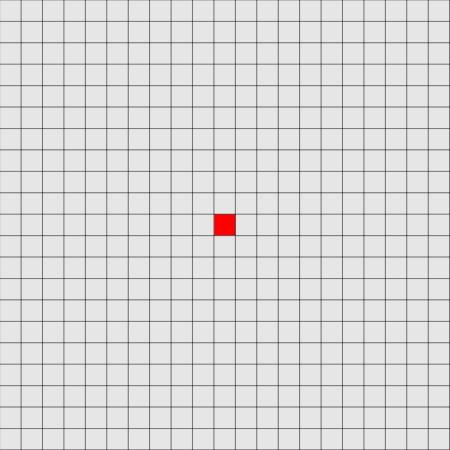
Frame 1 (no input)
Frame 60 (no input): identical to frame 1, image omitted
Frame 120 (the mouse pressed at the canvas centre since frame 60): identical to frame 1, image omitted

The p5.js sketch that drew this single still picture (run headless with seeded random() and noise() and a simulated clock; from frame 60 on, the mouse is pressed at the canvas centre):

// p5.js sketch
// ── sketch.js
var nodes = [];
var N = 101;
var pix_size = 450;
var node_size = 100;
var x_min = 40;
var x_max = 60;
var y_min = 40;
var y_max = 60;
var xc = (x_min+x_max)/2;
var yc = (y_min+y_max)/2;
var emax = (x_max-x_min>y_max-y_min)?x_max-x_min:y_max-y_min;
var sc = pix_size/((emax+1)*node_size);
var button_validate;
var availableFirefightersTextArea;
var scoreTextArea;
var availableFirefighters;

function setup() {
	createCanvas(pix_size,pix_size);
	for(var i=1; i<=N; i++) {
		var y = i*node_size-node_size/2;
		for(var j=1; j<=N; j++) {
			var x = j*node_size-node_size/2;
			var index = (i-1)*N+j-1;
			append(nodes, new Noeud(x,y,node_size,node_size));
			if(i>1) {
				var index2 = (i-2)*N+j-1;
				nodes[index2].add_neighbor(nodes[index]);
				nodes[index].add_neighbor(nodes[index2]);
			}
			if(j>1) {
				var index2 = (i-1)*N+j-2;
				nodes[index2].add_neighbor(nodes[index]);
				nodes[index].add_neighbor(nodes[index2]);
			}
		}
	}
	availableFirefighters = 2;
	button_validate = createButton("Valider");
	button_validate.mousePressed(newTurn);
	button_validate.position(pix_size/2,pix_size+20);
	availableFirefightersTextArea=createElement('h3',"");
	scoreTextArea=createElement('h3',"");
	setAvailableFirefightersText();
	//nodes[int(N*N/2+N/2)].burn();
	// nodes[int(nodes.length/2)].burn();
	nodes[int(nodes.length/2)].burn();
}

function draw() {
	background(255);
	
	scale(sc);
	translate(-(xc-emax/2)*node_size,-(yc-emax/2)*node_size);
	
	for(var i=0; i<nodes.length; i++) {
		var x = i%N;
		var y = Math.floor(i/N);
		nodes[i].draw();
	}
}

function mousePressed() {
	if(mouseX < 0 || mouseX >= width || mouseY < 0 || mouseY >= height) {
		return;
	}
	var i = map(mouseY,0,height,yc-(emax+1)/2,yc+(emax+1)/2);
	var j = map(mouseX,0,width,xc-(emax+1)/2,xc+(emax+1)/2);
	console.log(i,j);
	console.log(emax);
	i = Math.round(i);
	j = Math.round(j);
	var index = i*N+j;
	
	if(i>=0 && i<N && j>=0 && j<N) {
		state = nodes[index].state;
		if(state == "empty" && availableFirefighters > 0) {
			nodes[index].state = "deploying";
			availableFirefighters--;
		}
		if(state == "deploying") {
			nodes[index].state = "empty";
			availableFirefighters ++;
		}
		setAvailableFirefightersText();
	}
}

function mouseWheel(event) {
	if(event.delta < 0) {
		x_min += 0.5;
		x_max -= 0.5;
		y_min += 0.5;
		y_max -= 0.5;
		console.log("Ok !");
	} else if(event.delta > 0) {
		x_min -= 0.5;
		x_max += 0.5;
		y_min -= 0.5;
		y_max += 0.5;
	}
	updateCoords();
}

function setAvailableFirefightersText() {
	var plural = "";
	if(availableFirefighters >1) {
		plural = "s";
	}
	var s=availableFirefighters+" pompier"+plural;
	s += " disponible"+plural;
	availableFirefightersTextArea.elt.innerHTML = s;
}

function setScoreText(n) {
	var plural = "";
	if(n >1) {
		plural = "s";
	}
	var s="Score : "+n+" case"+plural;
	s += " brûlée"+plural;
	scoreTextArea.elt.innerHTML = s;
}

function newTurn() {
	var newBurned = propagate();
	if(newBurned == 0) {
		var totalBurned=0;
		for(var i=0; i<nodes.length; i++) {
			if(nodes[i].state == "burned") {
				totalBurned++;
			}
		}
		setScoreText(totalBurned)
	}
}

function keyPressed() {
	switch(keyCode) {
		case ENTER:
		case 32:
			newTurn();
			break;
		case UP_ARROW:
			y_min -= 1;
			y_max -= 1;
			break;
		case LEFT_ARROW:
			x_min -= 1;
			x_max -= 1;
			break;
		case DOWN_ARROW:
			y_min += 1;
			y_max += 1;
			break;
		case RIGHT_ARROW:
			x_min += 1;
			x_max += 1;
			break;
	}
	updateCoords();
}

function updateCoords() {
	xc = (x_min+x_max)/2;
	yc = (y_min+y_max)/2;
	emax = (x_max-x_min>y_max-y_min)?x_max-x_min:y_max-y_min;
	sc = pix_size/((emax+1)*node_size);
}

function propagate() {
	var newBurned = [];
	for(var i=0; i<nodes.length; i++) {
		if(nodes[i].state == "recently burned") {
			for(var j=0; j<nodes[i].neighbors.length; j++) {
				append(newBurned,nodes[i].neighbors[j]);
			}
			nodes[i].state = "burned";
		}
		if(nodes[i].state == "deploying") {
			nodes[i].state = "protected";
			availableFirefighters++;
		}
	}
	for(var i=0; i<newBurned.length;i++) {
		newBurned[i].burn();
	}
	
	
	setAvailableFirefightersText();
	return newBurned.length;
}

// ── pompier.js
class Noeud {
	constructor(x,y,w,h) {
		this.x = x;
		this.y = y;
		this.width = w;
		this.height = h;
		this.neighbors = [];
		this.state = "empty"; // Not burned, not protected
		// this.state = "deploying"; // Scheduled protection
		// this.state = "protected"; // Protected
		// this.state = "recently burned"; // Recently burned
		// this.state = "burned"; // Burned
	}
	
	change_center(x,y) {
		this.x = x;
		this.y = y;
	}
	
	change_size(w,h) {
		this.width=w;
		this.height=h;
	}
	
	burn() {
		if(this.state == "empty") {
			this.state = "recently burned";
		}
	}
	
	protect() {
		if(this.state == "empty") {
			this.state = "deploying";
			return true;
		}
		return false;
	}
	
	add_neighbor(neighbor) {
		append(this.neighbors,neighbor);
	}
	
	draw() {
		if(this.state == "empty") {
			fill(230,230,230);
		} else if(this.state == "deploying") {
			fill(0,255,0);
		}
		else if(this.state == "protected") {
			fill(0,150,0);
		}
		else if(this.state == "recently burned") {
			fill(255,0,0);
		}
		else if(this.state == "burned") {
			fill(150,0,0);
		}
			
		rect(this.x-this.width/2,this.y-this.height/2,this.width,this.height);
		noFill();
		stroke(0);
		rect(this.x-this.width/2,this.y-this.height/2,this.width,this.height);
	}
}
